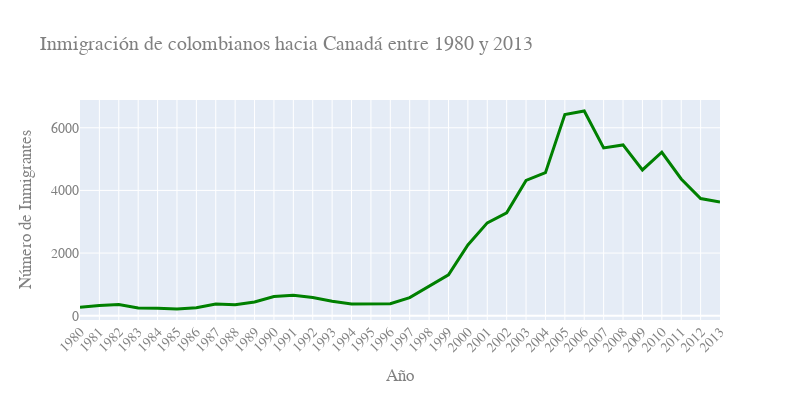

This figure's notebook cell:
### Code cell
fig = px.line(datos_col,x='Año',y='Inmigrantes',
              title='Inmigración de colombianos hacia Canadá entre 1980 y 2013')
fig.update_traces(line_color='green',line_width=3)
fig.update_layout(width=800,height=400, xaxis={'tickangle':-45},
                  xaxis_title='Año',yaxis_title='Número de Inmigrantes',
                  font_family='Arial',font_size=14, font_color='grey')
fig.show()

### Figure 1 — Plotly figure (JSON) as saved in the notebook; plotly's stock layout.template omitted (floating-point values rounded to 4 significant figures)
{"data": [{"hovertemplate": "Año=%{x}<br>Inmigrantes=%{y}<extra></extra>", "legendgroup": "", "line": {"color": "green", "dash": "solid", "width": 3}, "marker": {"symbol": "circle"}, "mode": "lines", "name": "", "orientation": "v", "showlegend": false, "type": "scatter", "x": ["1980", "1981", "1982", "1983", "1984", "1985", "1986", "1987", "1988", "1989", "1990", "1991", "1992", "1993", "1994", "1995", "1996", "1997", "1998", "1999", "2000", "2001", "2002", "2003", "2004", "2005", "2006", "2007", "2008", "2009", "2010", "2011", "2012", "2013"], "xaxis": "x", "y": [266, 326, 360, 244, 235, 214, 257, 376, 352, 439, 614, 652, 582, 464, 375, 371, 381, 578, 929, 1306, 2259, 2965, 3283, 4318, 4566, 6424, 6535, 5357, 5452, 4652, 5218, 4366, 3741, 3631], "yaxis": "y"}], "layout": {"font": {"color": "grey", "family": "Arial", "size": 14}, "height": 400, "legend": {"tracegroupgap": 0}, "title": {"text": "Inmigración de colombianos hacia Canadá entre 1980 y 2013"}, "width": 800, "xaxis": {"anchor": "y", "domain": [0, 1], "tickangle": -45, "title": {"text": "Año"}}, "yaxis": {"anchor": "x", "domain": [0, 1], "title": {"text": "Número de Inmigrantes"}}}}
